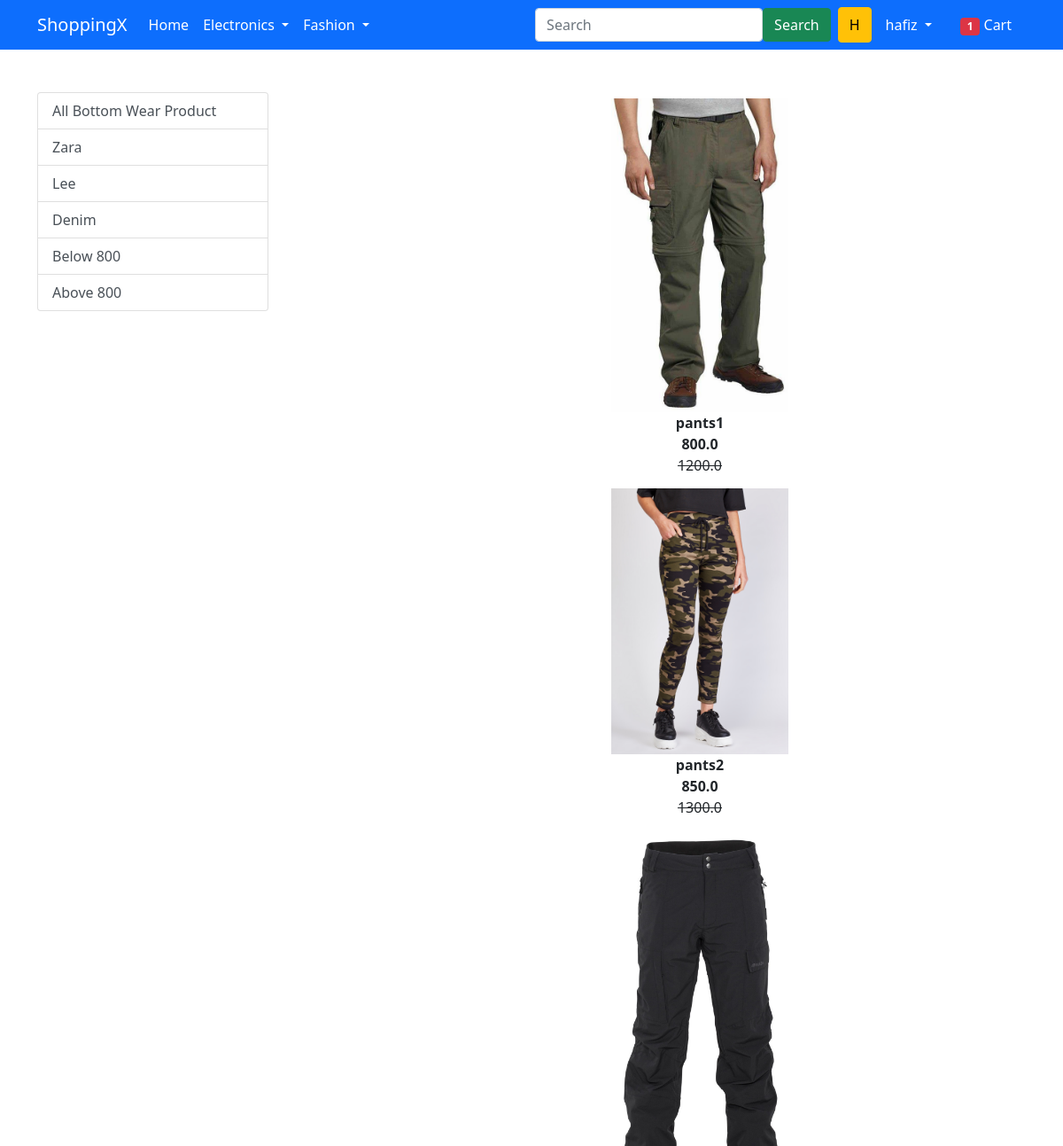
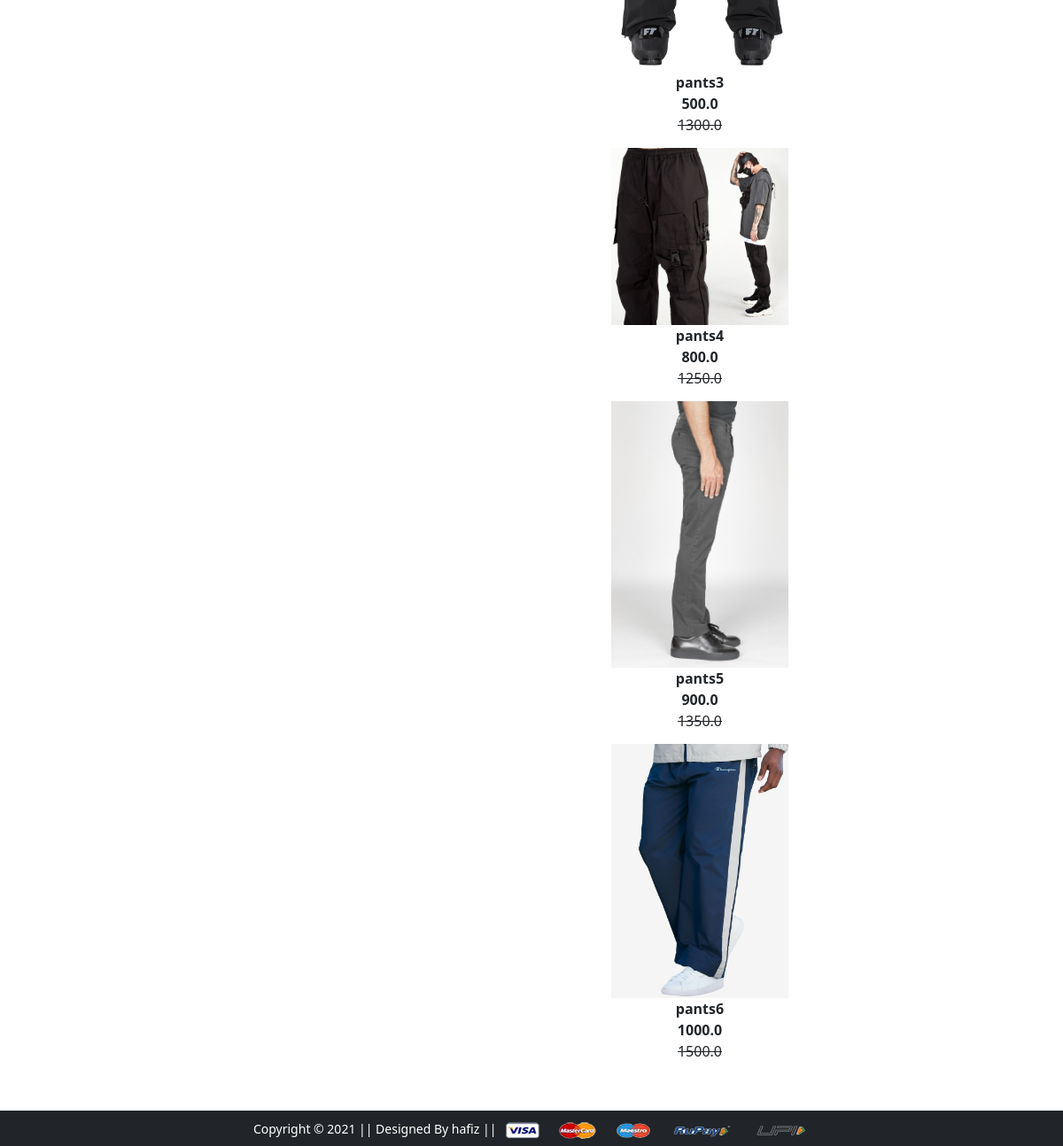
The page /bottomwear/ (signed in) on the database its author committed (2 pictures, top to bottom).
### app/models.py (models this page shows, shortened)
class Product(models.Model):
    title = models.CharField(max_length=250)
    selling_price=models.FloatField()
    discounted_price = models.FloatField()
    description = models.TextField()
    brand = models.CharField(max_length=250)
    category = models.CharField(choices=CATEGORY_CHOICES, max_length=50)
    product_image = models.ImageField(upload_to = 'product_image')

### app/views.py (the view)
# urls.py: path('bottomwear/', views.bottomwearfashion, name='bottomwear'),
def bottomwearfashion(request, data=None):
    if data == None:
        bottomwears = Product.objects.filter(category='BM')
    elif data == 'Zara' or data == 'Lee' or data == 'Denim':
        bottomwears = Product.objects.filter(category='BM').filter(brand=data)
    elif data == 'below':
        bottomwears = Product.objects.filter(
            category='BM').filter(discounted_price__lt=800)
    elif data == 'above':
        bottomwears = Product.objects.filter(
            category='BM').filter(discounted_price__gt=800)
    if request.user.is_authenticated:
        totalitem = len(Cart.objects.filter(user=request.user))
    return render(request, 'app/bottomwear.html', {'bottomwear': bottomwears, 'totalitem': totalitem})

### app/templates/app/bottomwear.html (shortened to what this page needs)
{% extends 'app/base.html' %}
{% load static %}
{% block main-content %}
<div class="container my-5">
 <div class="row">
  <div class="col-sm-3">
   <div class="list-group">
    <a href="{% url 'bottomwear' %}" class='list-group-item list-group-item-action'>All Bottom Wear Product</a>
    <a href="{% url 'bottomweardata' 'Zara' %}" class='list-group-item list-group-item-action'>Zara</a>
    <a href="{% url 'bottomweardata' 'Lee' %}" class='list-group-item list-group-item-action'>Lee</a>
    <a href="{% url 'bottomweardata' 'Denim' %}" class='list-group-item list-group-item-action'>Denim</a>
    <a href="{% url 'bottomweardata' 'below' %}" class='list-group-item list-group-item-action'>Below 800</a>
    <a href="{% url 'bottomweardata' 'above' %}" class='list-group-item list-group-item-action'>Above 800</a>
   </div>
  </div>
  <div class="col-sm-8 offset-sm-1">
   <div class="row">
    {% for product in bottomwear %}
        <a href="{% url 'product-detail' product.id %}" class="btn">
            <div class="item">
                <img src="{{product.product_image.url}}" alt="" class='img-fluid' width='200'>
                <div class="fw-bold">{{product.title}}</div>
                <div class="fw-bold">{{product.discounted_price}}</div>
                <div class="fw-light text-decoration-line-through">{{product.selling_price}}</div>
            </div>
        </a>
    {% endfor %}
   </div>
  </div>
 </div>
</div>
{% endblock main-content %}

### app/templates/app/base.html (shortened to what this page needs)
<!doctype html>
{% load static %}
<html lang="en">
  <head>
    <link href="https://cdn.jsdelivr.net/npm/bootstrap@5.0.0-beta1/dist/css/bootstrap.min.css" rel="stylesheet">
    <link rel="stylesheet" href="{% static 'app/css/owl.carousel.min.css' %}">
    <link rel="stylesheet" href="{% static 'app/css/all.min.css' %}">
    <link rel="stylesheet" href="{% static 'app/css/style.css' %}">
  </head>
  <body>
    <nav class="navbar navbar-expand-lg navbar-dark bg-primary">
     <div class="container">
       <a class="navbar-brand" href="/">ShoppingX</a>
       <div class="collapse navbar-collapse" id="navbarSupportedContent">
         <ul class="navbar-nav me-auto mb-2 mb-lg-0">
           <li class="nav-item">
             <a class="nav-link active" aria-current="page" href="/">Home</a>
           </li>
           <li class="nav-item dropdown">
             <a class="nav-link dropdown-toggle text-white" href="#" id="electronicsDropdown" role="button" data-bs-toggle="dropdown" aria-expanded="false">
               Electronics
             </a>
           </li>
           <li class="nav-item dropdown">
             <a class="nav-link dropdown-toggle text-white" href="#" id="fashionDropdown" role="button" data-bs-toggle="dropdown" aria-expanded="false">
               Fashion
             </a>
           </li>
         </ul>
         <form action='{% url 'searchbar' %}' method='GET' class="d-flex me-2">
           <input class="form-control" name='search' type="search" placeholder="Search" aria-label="Search">
            <button type="submit" class='btn btn-success'>Search</button>
         </form>
         <div>
          <ul class="navbar-nav me-auto mb-2 mb-lg-0">
            {% if request.user.is_authenticated %}
              <button class="btn btn-warning" type="submit">{{request.user.username|capfirst|first}}</button>
              <li class="nav-item dropdown mx-2">
                <a class="nav-link dropdown-toggle text-white" href="#" id="profileDropdown" role="button" data-bs-toggle="dropdown" aria-expanded="false">
                  {{request.user.username}}
                </a>
              </li>
              <li class="nav-item mx-2">
              <a href="{% url 'cart' %}" class="nav-link text-white"><span class="badge bg-danger">{{totalitem}}</span> Cart </a>
              </li>
            {% endif %}
          </ul>
         </div>
       </div>
     </div>
    </nav>
    {% block main-content %} {% endblock main-content %}
    <footer class="container-fluid bg-dark text-center p-2 mt-5">
        <small class="text-white">Copyright &copy; 2021 || Designed By hafiz || </small>
        <img src="{% static 'app/images/payment.png' %}" alt="" srcset="" class="img-fluid" height="2px">
    </footer>
  </body>
</html>

### rows shown on the page
Product: product_image (picture), title "pants1", discounted_price "800.0", selling_price "1200.0"
Product: product_image (picture), title "pants2", discounted_price "850.0", selling_price "1300.0"
Product: product_image (picture), title "pants3", discounted_price "500.0", selling_price "1300.0"
Product: product_image (picture), title "pants4", discounted_price "800.0", selling_price "1250.0"
Product: product_image (picture), title "pants5", discounted_price "900.0", selling_price "1350.0"
Product: product_image (picture), title "pants6", discounted_price "1000.0", selling_price "1500.0"

### other values the page prints
{{ request.user.username|capfirst|first }} "H"
{{ request.user.username }} "hafiz"
{{ totalitem }} "1"
